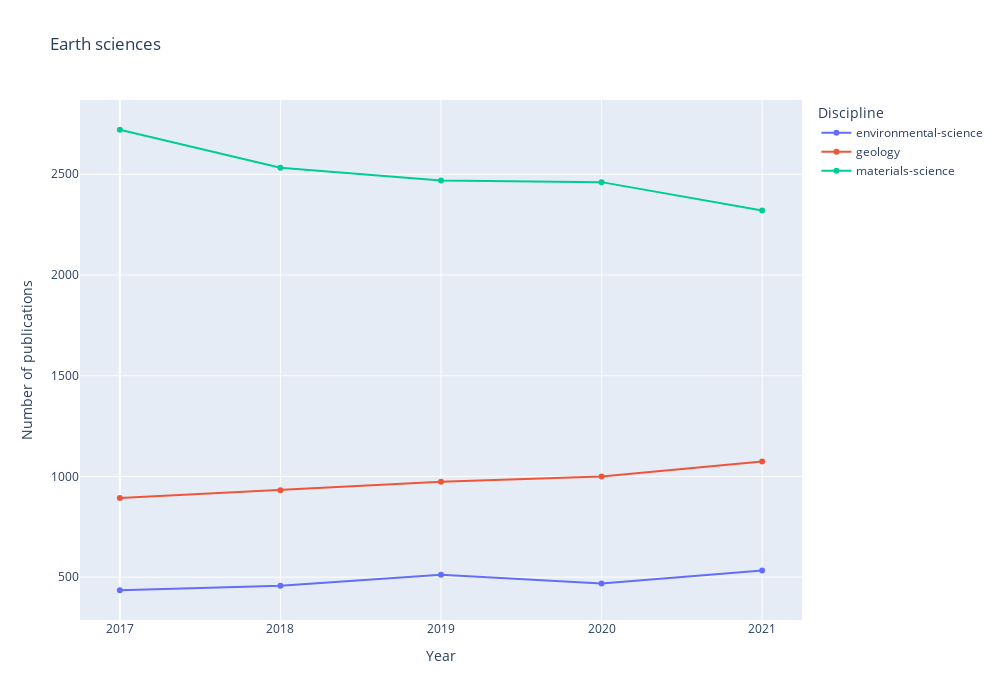

The code cell stored with this chart in its notebook:
### Code cell
fig = px.line(new_df_earth, title="Earth sciences", markers=True)
fig.update_layout(
    xaxis = dict(
        tickmode = 'array',
        tickvals = [0 , 1 , 2 , 3 , 4], 
        ticktext =['2017','2018','2019','2020','2021']
    )
)
fig.update_layout(
     xaxis_title="Year",
    yaxis_title="Number of publications",
    legend_title="Discipline",
    autosize=False,
    width=1000,
    height=700,)
# fig.update_yaxes(range=[-100, 3700])

fig.show()

### Figure 1 — Plotly figure (JSON) as saved in the notebook; plotly's stock layout.template omitted (floating-point values rounded to 4 significant figures)
{"data": [{"hovertemplate": "variable=environmental-science<br>index=%{x}<br>value=%{y}<extra></extra>", "legendgroup": "environmental-science", "line": {"color": "#636efa", "dash": "solid"}, "marker": {"symbol": "circle"}, "mode": "markers+lines", "name": "environmental-science", "orientation": "v", "showlegend": true, "type": "scatter", "x": [0, 1, 2, 3, 4], "xaxis": "x", "y": [435, 457, 512, 468, 533], "yaxis": "y"}, {"hovertemplate": "variable=geology<br>index=%{x}<br>value=%{y}<extra></extra>", "legendgroup": "geology", "line": {"color": "#EF553B", "dash": "solid"}, "marker": {"symbol": "circle"}, "mode": "markers+lines", "name": "geology", "orientation": "v", "showlegend": true, "type": "scatter", "x": [0, 1, 2, 3, 4], "xaxis": "x", "y": [893, 932, 973, 1000, 1074], "yaxis": "y"}, {"hovertemplate": "variable=materials-science<br>index=%{x}<br>value=%{y}<extra></extra>", "legendgroup": "materials-science", "line": {"color": "#00cc96", "dash": "solid"}, "marker": {"symbol": "circle"}, "mode": "markers+lines", "name": "materials-science", "orientation": "v", "showlegend": true, "type": "scatter", "x": [0, 1, 2, 3, 4], "xaxis": "x", "y": [2721, 2532, 2469, 2461, 2320], "yaxis": "y"}], "layout": {"autosize": false, "height": 700, "legend": {"title": {"text": "Discipline"}, "tracegroupgap": 0}, "title": {"text": "Earth sciences"}, "width": 1000, "xaxis": {"anchor": "y", "domain": [0, 1], "tickmode": "array", "ticktext": ["2017", "2018", "2019", "2020", "2021"], "tickvals": [0, 1, 2, 3, 4], "title": {"text": "Year"}}, "yaxis": {"anchor": "x", "domain": [0, 1], "title": {"text": "Number of publications"}}}}
